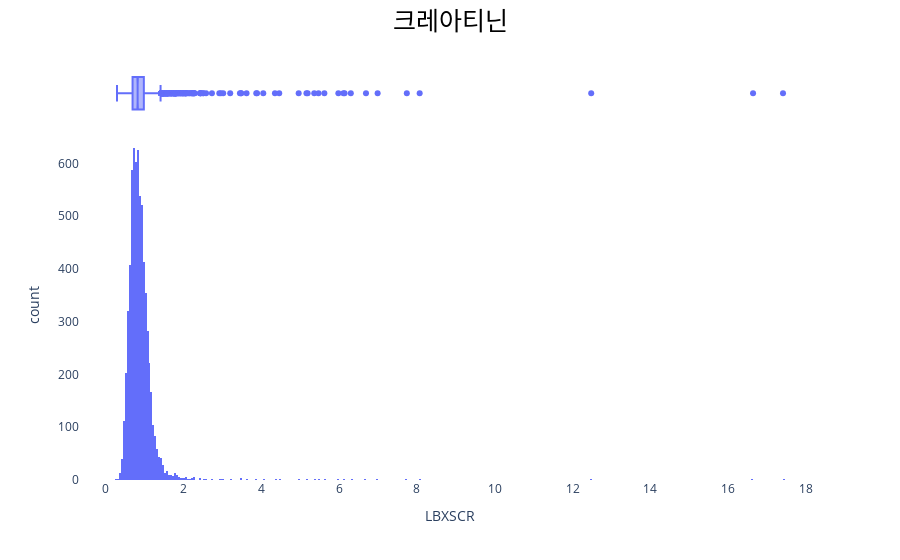

This figure's notebook cell:
### Markdown cell above
- 정상범위 대략 70 ~ 99로 이루어져 있으며 최저 51에서 최고 421로 이루어져 있음
- 당뇨 환자는 300까지 허용될 수 있기 때문에 추가적으로 보는 수치는 300 이상인 값을 확인해봐야 알 수 있을것 같음
- 당뇨에 관한 질병 요인이 끼어 있을 수 있기 때문에 조절이 필요할 수도 있어 보임

### Code cell
# histogram of creatinine
fig = px.histogram(m, x="LBXSCR", marginal='box')
fig.update_layout(title_text="크레아티닌",
                  title_x = 0.5,
                  title_xanchor = 'center',
                  title_font_size = 25,
                  title_font_color = 'black',
                  title_font_family = 'NanumSquare',
                  plot_bgcolor='#ffffff')
fig.show()

### Figure 1 — Plotly figure (JSON) as saved in the notebook; plotly's stock layout.template omitted (floating-point values rounded to 4 significant figures; data arrays with more than 128 entries replaced by an {"elided": "..."} marker saying what was removed)
{"data": [{"alignmentgroup": "True", "bingroup": "x", "hovertemplate": "LBXSCR=%{x}<br>count=%{y}<extra></extra>", "legendgroup": "", "marker": {"color": "#636efa", "pattern": {"shape": ""}}, "name": "", "offsetgroup": "", "orientation": "v", "showlegend": false, "type": "histogram", "x": {"elided": "10175 float values"}, "xaxis": "x", "yaxis": "y"}, {"alignmentgroup": "True", "hovertemplate": "LBXSCR=%{x}<extra></extra>", "legendgroup": "", "marker": {"color": "#636efa"}, "name": "", "notched": true, "offsetgroup": "", "showlegend": false, "type": "box", "x": {"elided": "10175 float values"}, "xaxis": "x2", "yaxis": "y2"}], "layout": {"barmode": "relative", "legend": {"tracegroupgap": 0}, "margin": {"t": 60}, "plot_bgcolor": "#ffffff", "title": {"font": {"color": "black", "family": "NanumSquare", "size": 25}, "text": "크레아티닌", "x": 0.5, "xanchor": "center"}, "xaxis": {"anchor": "y", "domain": [0, 1], "title": {"text": "LBXSCR"}}, "xaxis2": {"anchor": "y2", "domain": [0, 1], "matches": "x", "showgrid": true, "showticklabels": false}, "yaxis": {"anchor": "x", "domain": [0, 0.8316], "title": {"text": "count"}}, "yaxis2": {"anchor": "x2", "domain": [0.8416, 1], "matches": "y2", "showgrid": false, "showline": false, "showticklabels": false, "ticks": ""}}}
